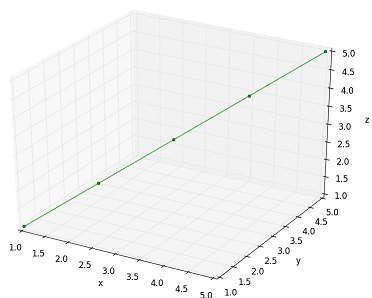

This figure's Python source:
# -*- coding: utf-8 -*-
import numpy as np
import matplotlib.pyplot as plt
from mpl_toolkits.mplot3d import Axes3D

def main():
    # (x, y, z)
    x = [1, 2, 3, 4, 5]
    y = [1, 2, 3, 4, 5]
    z = [1, 2, 3, 4, 5]
    # 3Dでプロット
    fig = plt.figure()
    ax = Axes3D(fig)
    ax.plot(x, y, z, "o-", color="#00aa00", ms=4, mew=0.5)
    # 軸ラベル
    ax.set_xlabel('x')
    ax.set_ylabel('y')
    ax.set_zlabel('z')
    # 表示
    plt.show()

if __name__ == '__main__':
    main()
